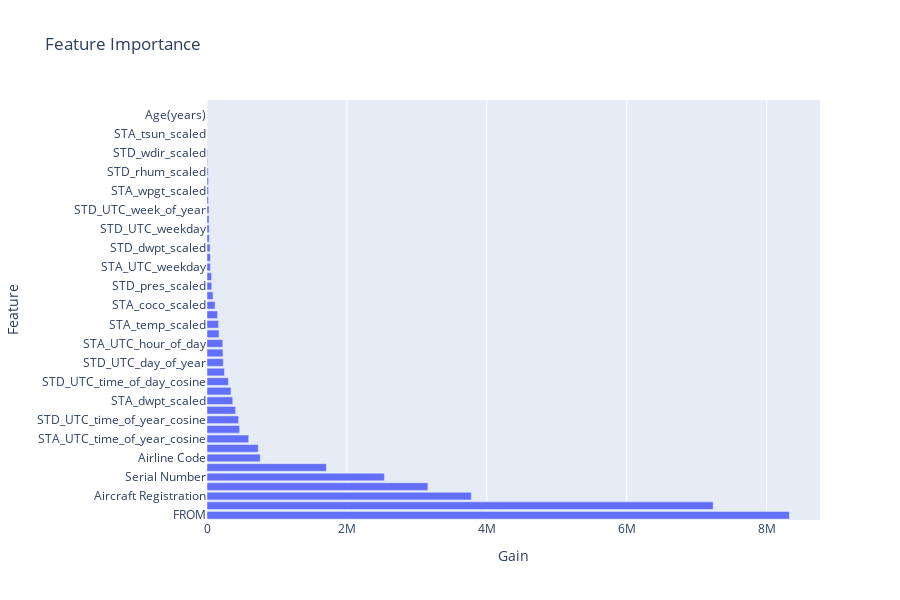

Notebook code cell kept with this figure:
### Markdown cell above
## Feature Importance!

### Code cell
import plotly.express as px
import pandas as pd

# Get Feature Importance
importance = model.feature_importance(importance_type='gain')
feature_names = X.columns

# Create DataFrame
importance_df = pd.DataFrame({'Feature': feature_names, 'Importance': importance})

# Sort by Importance (Descending)
importance_df = importance_df.sort_values(by='Importance', ascending=False)

# Plot using Plotly
fig = px.bar(
    importance_df,
    x='Importance',
    y='Feature',
    orientation='h',
    title='Feature Importance',
    labels={'Importance': 'Gain'},
    height=600
)

# Show interactive plot
fig.show()

### Figure 1 — Plotly figure (JSON) as saved in the notebook; plotly's stock layout.template omitted (floating-point values rounded to 4 significant figures)
{"data": [{"hovertemplate": "Gain=%{x}<br>Feature=%{y}<extra></extra>", "legendgroup": "", "marker": {"color": "#636efa", "pattern": {"shape": ""}}, "name": "", "orientation": "h", "showlegend": false, "textposition": "auto", "type": "bar", "x": [8326000.0, 7237000.0, 3778000.0, 3158000.0, 2537000.0, 1707000.0, 761200.0, 732500.0, 596700.0, 466800.0, 452200.0, 409400.0, 368000.0, 342600.0, 306200.0, 250100.0, 232900.0, 228400.0, 225500.0, 171300.0, 166000.0, 150900.0, 115900.0, 86410.0, 67770.0, 65820.0, 49820.0, 49720.0, 44210.0, 32800.0, 31430.0, 29180.0, 28290.0, 21540.0, 21330.0, 20790.0, 17410.0, 8412.0, 8345.0, 2002.0, 1530.0, 1033.0, 803.8, 460.5], "xaxis": "x", "y": ["FROM", "TO", "Aircraft Registration", "Mode S", "Serial Number", "Operator", "Airline Code", "final_pred_dep", "STA_UTC_time_of_year_cosine", "STA_UTC_day_of_year", "STD_UTC_time_of_year_cosine", "STD_UTC_hour_of_day", "STA_dwpt_scaled", "STA_pres_scaled", "STD_UTC_time_of_day_cosine", "STA_UTC_time_of_day_cosine", "STD_UTC_day_of_year", "Type Code", "STA_UTC_hour_of_day", "STD_wpgt_scaled", "STA_temp_scaled", "STD_coco_scaled", "STA_coco_scaled", "STA_prcp_scaled", "STD_pres_scaled", "STD_temp_scaled", "STA_UTC_weekday", "STD_prcp_scaled", "STD_dwpt_scaled", "STA_UTC_week_of_year", "STD_UTC_weekday", "STA_wspd_scaled", "STD_UTC_week_of_year", "STD_wspd_scaled", "STA_wpgt_scaled", "STA_rhum_scaled", "STD_rhum_scaled", "STA_wdir_scaled", "STD_wdir_scaled", "STD_tsun_scaled", "STA_tsun_scaled", "STD_snow_scaled", "Age(years)", "STA_snow_scaled"], "yaxis": "y"}], "layout": {"barmode": "relative", "height": 600, "legend": {"tracegroupgap": 0}, "title": {"text": "Feature Importance"}, "xaxis": {"anchor": "y", "domain": [0, 1], "title": {"text": "Gain"}}, "yaxis": {"anchor": "x", "domain": [0, 1], "title": {"text": "Feature"}}}}
